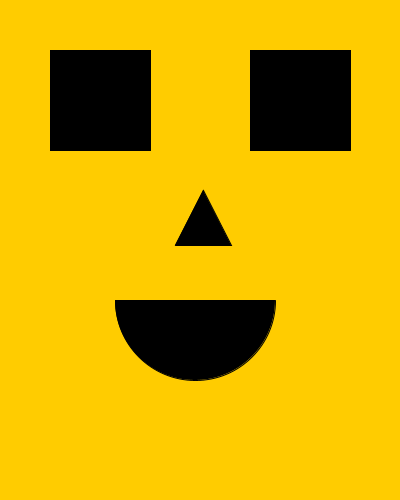
Frame 1 (no input)
Frame 60 (the mouse pressed at the canvas centre just before this capture): identical to frame 1, image omitted
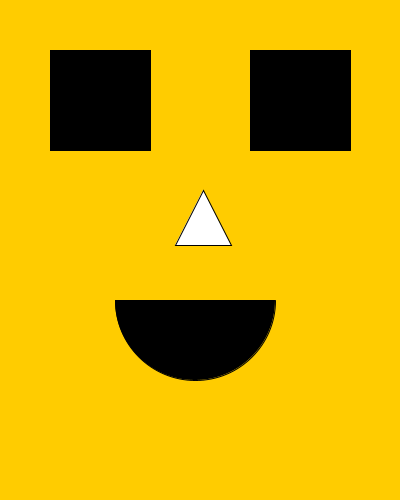
Frame 120 (the mouse held since frame 60 and released just before this capture)

The Processing sketch that drew these frames (run headless with seeded random() and noise(); from frame 60 on, the mouse is pressed at the canvas centre):

// Processing sketch: processing_70781
// ── processing_70781.pde

void setup(){
  
  size(400,500);
  
}

int valueA =0;
int valueB =0;
int valueC =0;
int valueD = 0;
void draw()
{
  background(255, 204, 0);
  fill(valueA);
  rect(50, 50, 100, 100);
   rect(250, 50, 100, 100);
  fill(0,0,valueB);
   ellipse(300, 100, 50, 50);
  ellipse(100, 100, 50, 50);
   fill(valueC,0,0);
   arc(195, 300, 160, 160, 0, PI/2);

arc(195, 300, 160, 160, PI/2, PI);
  
fill(valueD);
  triangle(175, 245, 203, 190, 231, 245);
  cursor(HAND);
  }

  
  void mousePressed() {
  if(valueD == 0) {
    valueD = 255;
    
  } else {
    valueD = 0;
 
 
 
  }
}
void mouseMoved(){
  valueA = valueA + 5;
  if (valueA > 255) {
    valueA = 0;
  }
  valueB = valueB + 10;
  if (valueB > 255) {
    valueB = 0;
  }
   valueC = valueC + 15;
  if (valueC > 255) {
    valueC = 0;
  }
}
